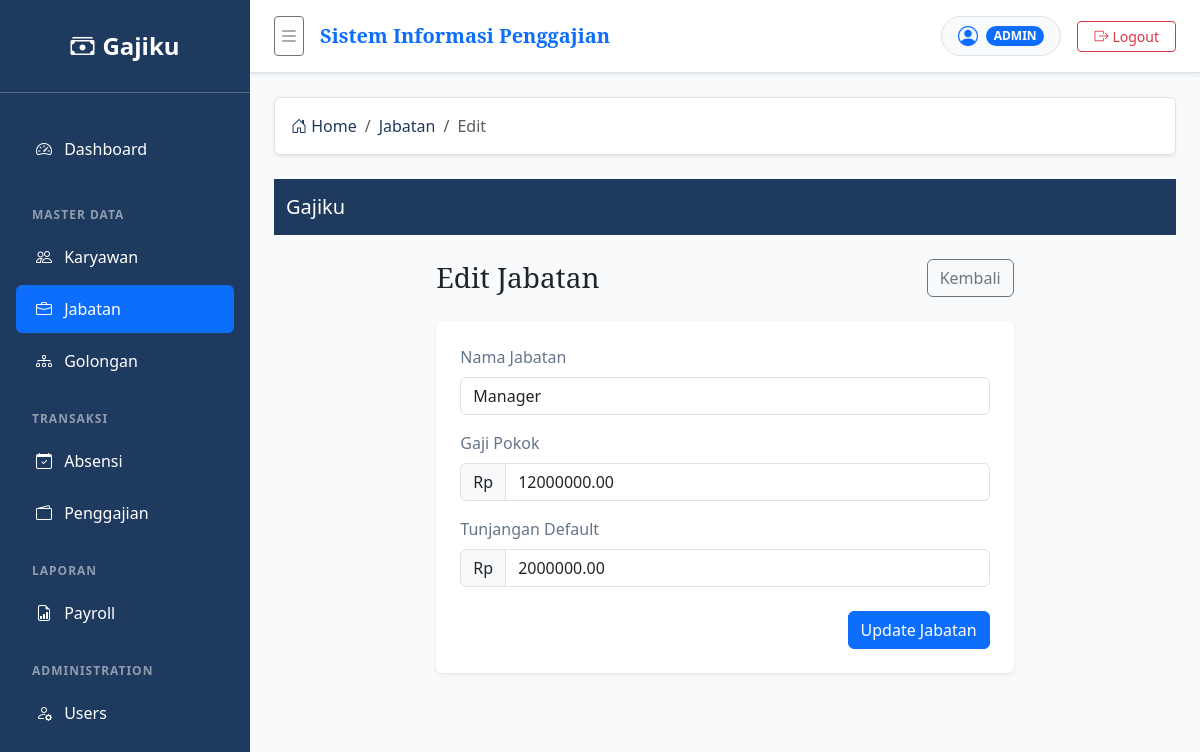
Screenshot of /?page=jabatan/edit&id=1 (signed in) with the database file from the repository.
### tables this page shows
CREATE TABLE IF NOT EXISTS jabatan (
    id INT UNSIGNED AUTO_INCREMENT PRIMARY KEY,
    nama_jabatan VARCHAR(100) NOT NULL,
    gaji_pokok DECIMAL(15,2) NOT NULL,
    tunjangan_default DECIMAL(15,2) NOT NULL DEFAULT 0,
    created_at TIMESTAMP NOT NULL DEFAULT CURRENT_TIMESTAMP,
    updated_at TIMESTAMP NOT NULL DEFAULT CURRENT_TIMESTAMP ON UPDATE CURRENT_TIMESTAMP
);

### app/includes/jabatan.php (called while the page is built, shortened)
<?php
function fetchJabatanById(PDO $pdo, int $id): ?array
{
    $stmt = $pdo->prepare(
        'SELECT id, nama_jabatan, gaji_pokok, tunjangan_default
         FROM jabatan
         WHERE id = :id
         LIMIT 1'
    );
    $stmt->execute([':id' => $id]);
    $jabatan = $stmt->fetch();
    return $jabatan === false ? null : $jabatan;
}

### app/pages/jabatan/edit.php (the view, shortened to what this page needs)
<?php
require_once dirname(__DIR__, 2) . '/includes/jabatan.php';
$id = filter_input(INPUT_GET, 'id', FILTER_VALIDATE_INT);
$pdo = getPDO();
$jabatan = fetchJabatanById($pdo, $id);
$errors = $_SESSION['errors'] ?? [];
$form = $_SESSION['form'] ?? [
    'nama_jabatan' => $jabatan['nama_jabatan'],
    'gaji_pokok' => $jabatan['gaji_pokok'],
    'tunjangan_default' => $jabatan['tunjangan_default']
];
?>
<!doctype html>
<html lang="id">
<head>
    <link href="https://cdn.jsdelivr.net/npm/bootstrap@5.3.3/dist/css/bootstrap.min.css" rel="stylesheet">
</head>
<body class="bg-light">
    <nav class="navbar navbar-expand-lg navbar-dark bg-primary mb-4">
        <div class="container">
            <a class="navbar-brand" href="/index.php">Gajiku</a>
        </div>
    </nav>
    <main class="container">
        <div class="row justify-content-center">
            <div class="col-md-8">
                <div class="d-flex justify-content-between align-items-center mb-4">
                    <h1 class="h3 mb-0">Edit Jabatan</h1>
                    <a href="/?page=jabatan" class="btn btn-outline-secondary">Kembali</a>
                </div>
                <div class="card border-0 shadow-sm">
                    <div class="card-body p-4">
                        <form action="/?action=jabatan/update" method="POST">
                            <div class="mb-3">
                                <label for="nama_jabatan" class="form-label">Nama Jabatan</label>
                                <input type="text"
                                       class="form-control <?= isset($errors['nama_jabatan']) ? 'is-invalid' : '' ?>"
                                       id="nama_jabatan"
                                       name="nama_jabatan"
                                       value="<?= htmlspecialchars((string) $form['nama_jabatan'], ENT_QUOTES, 'UTF-8') ?>"
                                       required>
                            </div>
                            <div class="mb-3">
                                <label for="gaji_pokok" class="form-label">Gaji Pokok</label>
                                <div class="input-group">
                                    <span class="input-group-text">Rp</span>
                                    <input type="number"
                                           class="form-control <?= isset($errors['gaji_pokok']) ? 'is-invalid' : '' ?>"
                                           id="gaji_pokok"
                                           name="gaji_pokok"
                                           value="<?= htmlspecialchars((string) $form['gaji_pokok'], ENT_QUOTES, 'UTF-8') ?>"
                                           min="0" step="1" required>
                                </div>
                            </div>
                            <div class="mb-4">
                                <label for="tunjangan_default" class="form-label">Tunjangan Default</label>
                                <div class="input-group">
                                    <span class="input-group-text">Rp</span>
                                    <input type="number"
                                           class="form-control <?= isset($errors['tunjangan_default']) ? 'is-invalid' : '' ?>"
                                           id="tunjangan_default"
                                           name="tunjangan_default"
                                           value="<?= htmlspecialchars((string) $form['tunjangan_default'], ENT_QUOTES, 'UTF-8') ?>"
                                           min="0" step="1" required>
                                </div>
                            </div>
                            <div class="text-end">
                                <button type="submit" class="btn btn-primary">Update Jabatan</button>
                            </div>
                        </form>
                    </div>
                </div>
            </div>
        </div>
    </main>
</body>
</html>

### public/assets/css/style.css (style rules this page uses)
:root { --primary-color: #1E3A5F; --secondary-color: #6B7280; --tertiary-color: #2563EB; --bg-color: #F8FAFC; --surface-color: #FFFFFF; --border-color: #E2E8F0; --input-border: #CBD5E1; --success-color: #16A34A; --warning-color: #CA8A04; --error-color: #DC2626; --info-color: #2563EB; --text-primary: #0F172A; --text-secondary: #64748B; }
body { background-color: var(--bg-color); color: var(--text-primary); font-family: 'Inter', 'Open Sans', sans-serif; font-size: 14px; }
h1, h2, h3, h4, h5, h6 { font-family: 'Noto Serif', 'Nunito', serif; color: var(--text-primary); }
h1 { font-size: 32px; }
.card { background-color: var(--surface-color); border: 1px solid var(--border-color); border-radius: 4px; box-shadow: none !important; }
.card-body { padding: 16px; }
.btn { border-radius: 4px; font-size: 14px; padding: 8px 16px; }
.btn-primary { background-color: var(--primary-color); border-color: var(--primary-color); color: white; }
.form-control, .form-select { border-radius: 4px; border-color: var(--input-border); }
.form-label { font-weight: 500; color: var(--text-secondary); margin-bottom: 4px; }
.navbar-dark.bg-primary { background-color: var(--primary-color) !important; }
.bg-primary { background-color: var(--primary-color) !important; }

### rows the page displays
jabatan: nama_jabatan "Manager", gaji_pokok "12000000.00", tunjangan_default "2000000.00"

### other values shown
$user['role'] "ADMIN"
$name "Jabatan"
$name "Edit"
